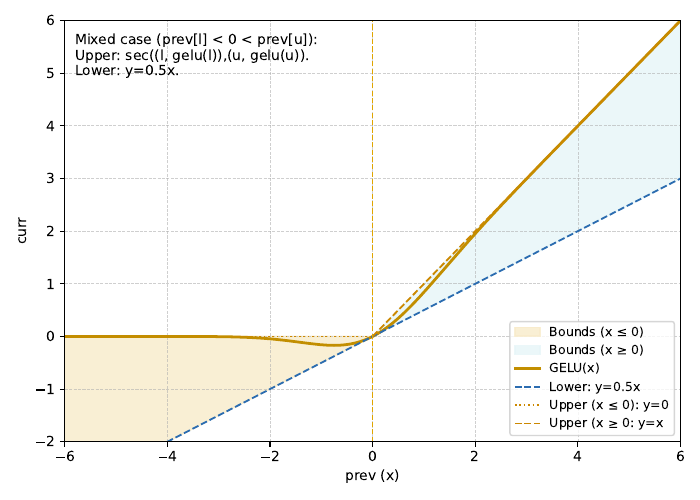

The Python source for this figure:
from math import erf

import matplotlib.pyplot as plt
import numpy as np


def gelu(x):
    return 0.5 * x * (1.0 + np.vectorize(erf)(x / np.sqrt(2.0)))


x = np.linspace(-6, 6, 2000)

# DeepPoly
lower = 0.5 * x
upper_neg = np.zeros_like(x)
upper_pos = x

mask_neg = x <= 0
mask_pos = x >= 0


col_func = "#c28e00"  # GELU(x)
col_lower = "#2b6cb0"  # L
col_upper = "#cc8800"  # U
col_axis0 = "#e0a500"  # x=0
col_fill_neg = "#f8ebca"  # shade x<=0
col_fill_pos = "#e7f5f8"  # shade x>=0


plt.figure(figsize=(7, 5))

# shade
plt.fill_between(
    x[mask_neg],
    lower[mask_neg],
    upper_neg[mask_neg],
    color=col_fill_neg,
    alpha=0.8,
    label="Bounds (x ≤ 0)",
)
plt.fill_between(
    x[mask_pos],
    lower[mask_pos],
    upper_pos[mask_pos],
    color=col_fill_pos,
    alpha=0.8,
    label="Bounds (x ≥ 0)",
)

# GELU
plt.plot(x, gelu(x), color=col_func, linewidth=2, label="GELU(x)")

# U, L
plt.plot(x, lower, "--", color=col_lower, linewidth=1.3, label="Lower: y=0.5x")
plt.plot(
    x[mask_neg],
    upper_neg[mask_neg],
    ":",
    color=col_upper,
    linewidth=1.2,
    label="Upper (x ≤ 0): y=0",
)
plt.plot(
    x[mask_pos],
    upper_pos[mask_pos],
    "--",
    color=col_upper,
    linewidth=1.3,
    label="Upper (x ≥ 0: y=x",
)

# x=0
plt.axvline(0, color=col_axis0, linestyle="--", linewidth=1)

plt.text(
    -5.8,
    4.95,
    "Mixed case (prev[l] < 0 < prev[u]):\nUpper: sec((l, gelu(l)),(u, gelu(u)).\nLower: y=0.5x.",
    fontsize=10,
    color="black",
)


# grid
plt.xlabel("prev (x)")
plt.ylabel("curr")
# plt.title("DeepPoly Transformer for GELU (Sigmoid-style Colors)")
plt.legend(loc="lower right", fontsize=9)
plt.grid(True, linestyle="--", linewidth=0.6, alpha=0.6)
plt.xlim(-6, 6)
plt.ylim(-2, 6)
plt.tight_layout()

# 保存
plt.savefig("rq3_gelu.pdf")
plt.show()
